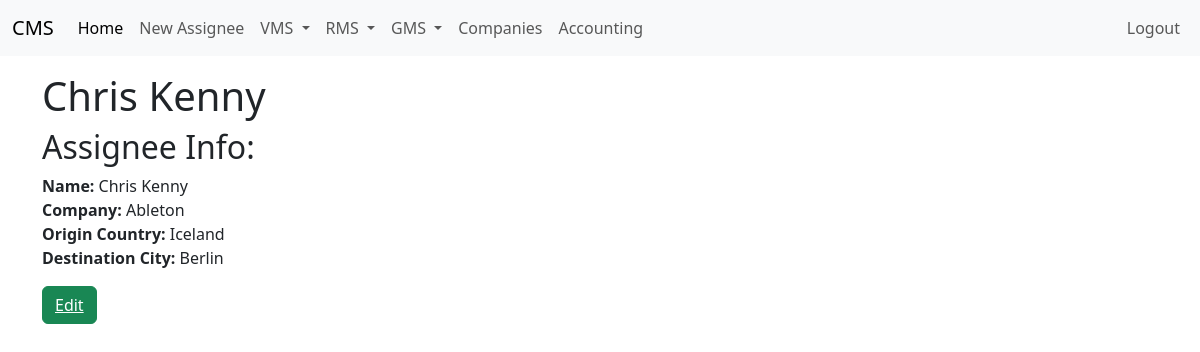
Before: /assignees/1 (signed in) with the older database file.
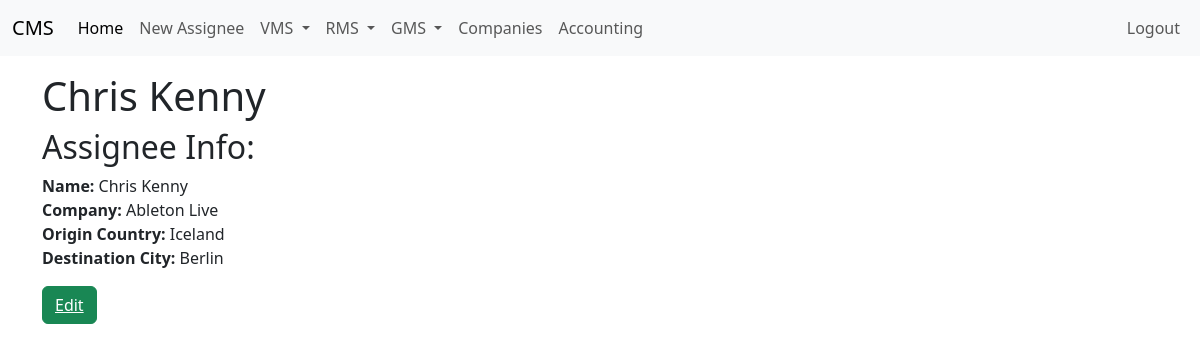
After: the same page with the newer database file.
### app/models.py (models this page shows, shortened)
class Company(db.Model):
    id: so.Mapped[int] = so.mapped_column(primary_key=True)
    name: so.Mapped[str] = so.mapped_column(sa.String(100), index=True, unique=True)
    contact: so.Mapped[str] = so.mapped_column(sa.String(256))
    address1: so.Mapped[str] = so.mapped_column(sa.String(64), nullable=True)
    address2: so.Mapped[str] = so.mapped_column(sa.String(64), nullable=True)
    postcode: so.Mapped[int] = so.mapped_column(sa.Integer, nullable=True)
    city: so.Mapped[str] = so.mapped_column(sa.String(64), nullable=True)
    notes: so.Mapped[Optional[str]] = so.mapped_column(sa.String(1064))
    assignees: so.Mapped[List["Assignee"]] = so.relationship(back_populates="company", cascade="all, delete-orphan")
    company_packages: so.Mapped[List["CompanyPackage"]] = so.relationship(back_populates="company")

### app/routes.py (the view)
@app.route("/assignees/<assignee_id>", methods=["GET"])
@login_required
def view_assignee(assignee_id):
    assignee = db.first_or_404(sa.select(Assignee).where(Assignee.id == assignee_id))
    return render_template("view_assignee.html", title=f"View Assignee - {assignee.name}", assignee=assignee)

### app/models.py (called while the page is built)
@login.user_loader
def load_user(id):
    return db.session.get(User, int(id))

### app/templates/view_assignee.html
{% extends "base.html" %}
{% block content %}
<h1>{{ assignee.name }}  </h1>
<h2>Assignee Info:</h2>
<p>
    <b>Name:</b> {{ assignee.name }}<br>
    <b>Company:</b> {{ assignee.company.name }}<br>
    <b>Origin Country:</b> {{ assignee.origin_country }}<br>
    <b>Destination City:</b> {{ assignee.destination_city }}
</p>
<button type="button" class="btn btn-success">
    <a href="{{url_for('edit_assignee', assignee_id=assignee.id)}}" style="color: white;">Edit</a>
</button>
{% endblock %}

Changed rows visible on the page:
changed Company: company.name "Ableton" → "Ableton Live"
